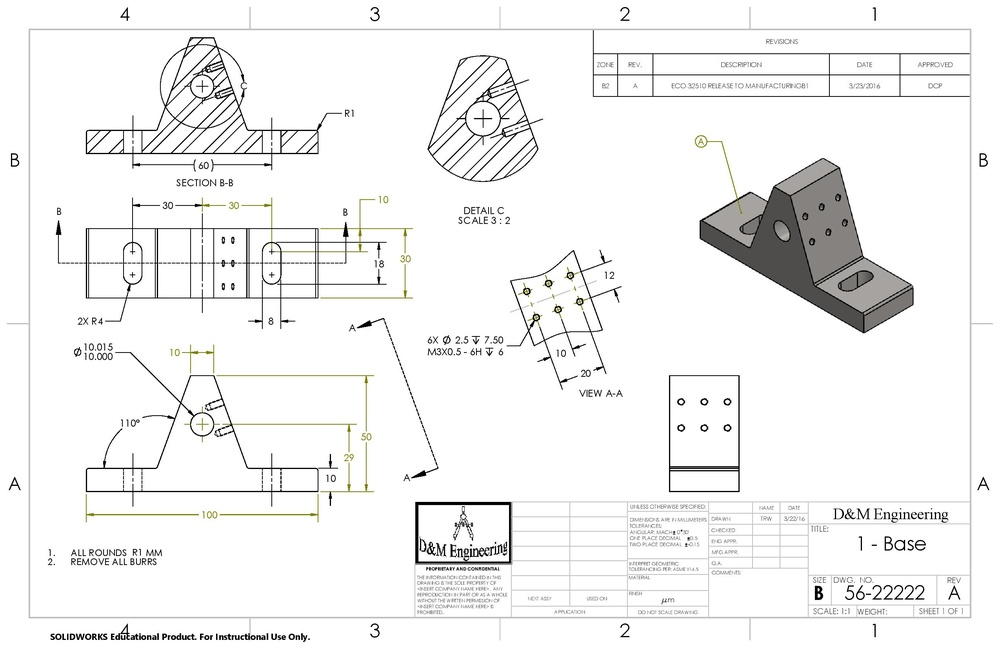
#> input picture Contours/test.jpg, 1000 x 647 px, shrunk from 2550 x 1650 before the run
$ python contour-test.py
#> lines starting #> are read from the running program, lines starting #| are printed output that depends on the picture; after the words box and inside, x2 and y2 are one past the last pixel; in counts of white or black regions, pixels touching at a corner belong together
import numpy as np
import cv2

def Nmaxelements(list1, N):
    final_list = []

    for i in range(0, N):
        max1 = 0
        num = 0

        for j in range(len(list1)):
            if list1[j][1] > max1:
                max1 = list1[j][1];
                num = list1[j][0];

        list1.remove((num,max1));
        final_list.append((num,max1))

    return final_list

im = cv2.imread('test.jpg')
#> im is the input picture: shape (647, 1000, 3); mean B, G, R 242, 242.4, 242.5
mask = cv2.imread('mask.jpg', 0)
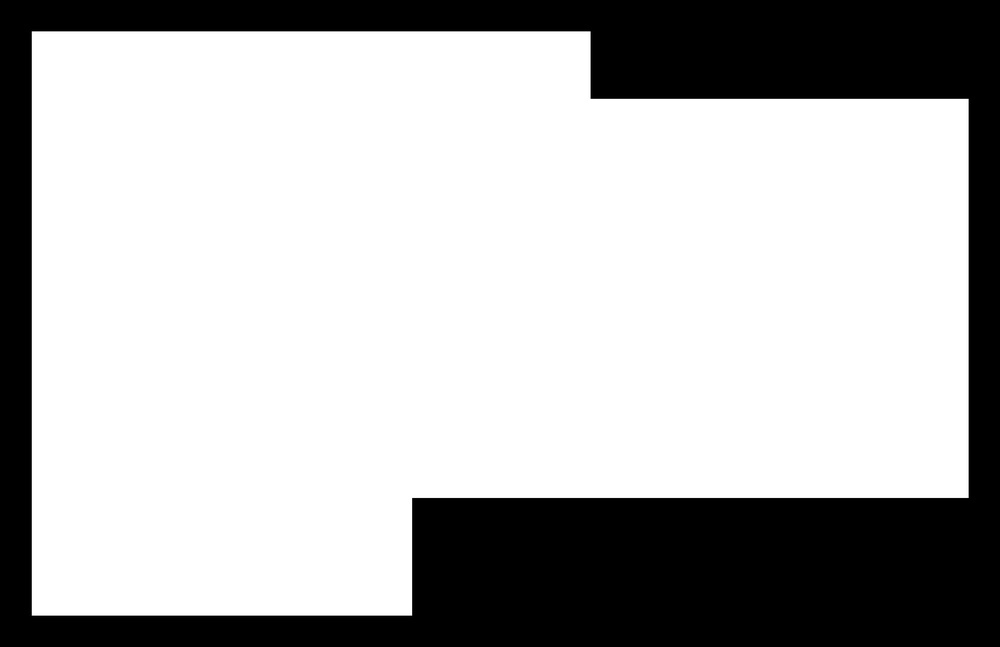
#> input picture Contours/mask.jpg, 1000 x 647 px, shrunk from 2550 x 1650 before the run
#> mask is the input picture: shape (647, 1000); min 0, max 255, mean 179.9
res = cv2.bitwise_and(im, im, mask = mask)
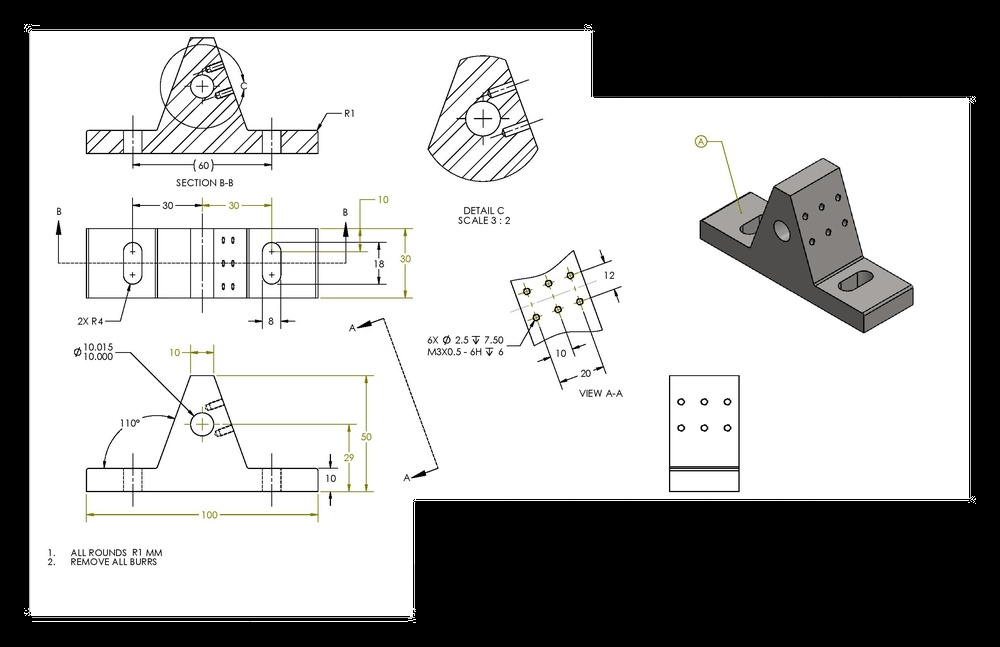
#> res: shape (647, 1000, 3); mean B, G, R 172.4, 172.8, 172.9

imgray = cv2.cvtColor(res,cv2.COLOR_BGR2GRAY)
ret,thresh = cv2.threshold(imgray,127,255,0)
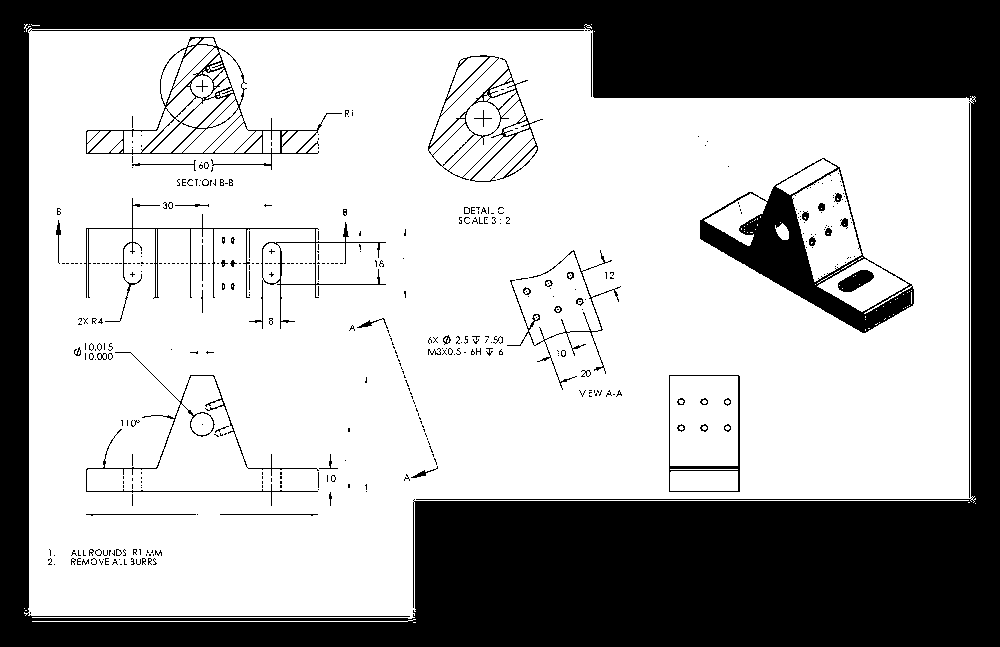
#> thresh: shape (647, 1000); 68.2% white; 419 black regions (362 under 20 px)

cv2.namedWindow('processing', cv2.WINDOW_NORMAL)
cv2.imshow('processing', thresh)

contours, hierarchy = cv2.findContours(thresh,cv2.RETR_TREE,cv2.CHAIN_APPROX_SIMPLE)
#> contours = 1663 contours, 1494 with area under 20; largest, box (x1, y1, x2, y2) and area: (24, 27, 976, 619) 460324, (699, 162, 915, 334) 13566, (668, 374, 741, 493) 8492, (670, 376, 738, 466) 5963, (792, 169, 862, 282) 4522
num = 0
contourArea = []
for i in contours:
    #print((num, cv2.contourArea(i)))
    contourArea.append((num, cv2.contourArea(i)))
    num = num + 1
#> this loop made 1663 passes
#> i on passes 1, 3, 4: [[413, 622], [415, 622]], [[25, 610], [26, 610]], [[24, 608]]
#> after the loop, contourArea = 1663 pairs, first value 0 to 1662, second value 0 to 460324.5; num = 1663


BiggestContours = Nmaxelements(contourArea, 10)
#> after the loop in Nmaxelements, `for i in range(0, N):`: final_list = [(9, 460324.5), (926, 13566), (300, 8492.5), (303, 5963), (971, 4522.5), (1497, 3055.5), (841, 2888), (301, 1272.5), (1654, 1104), (1433, 790)]; list1 = 1653 pairs, first value 0 to 1662, second value 0 to 768
#> BiggestContours has the same summary as final_list in Nmaxelements
print(BiggestContours)
#| [(9, 460324.5), (926, 13566.0), (300, 8492.5), (303, 5963.0), (971, 4522.5), (1497, 3055.5), (841, 2888.0), (301, 1272.5), (1654, 1104.0), (1433, 790.0)]

for i in BiggestContours:
    cv2.drawContours(im, contours, i[0], (0,255,0), 3)
#> this loop made 10 passes
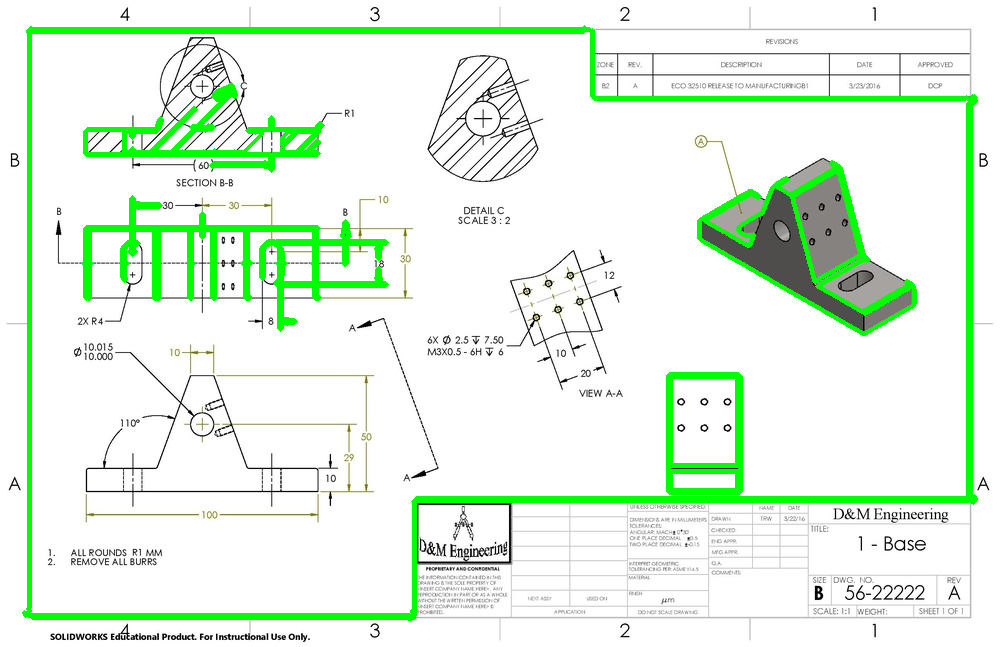
#> im: shape (647, 1000, 3); 6.4% of pixels changed, all inside (x1, y1, x2, y2) = (22, 25, 978, 621)
    #x,y,w,h = cv2.boundingRect(contours[i[0]])
    #cv2.rectangle(im,(x,y),(x+w,y+h),(0,255,0),2)

cv2.namedWindow('contours', cv2.WINDOW_NORMAL)
cv2.imshow('contours', im)
